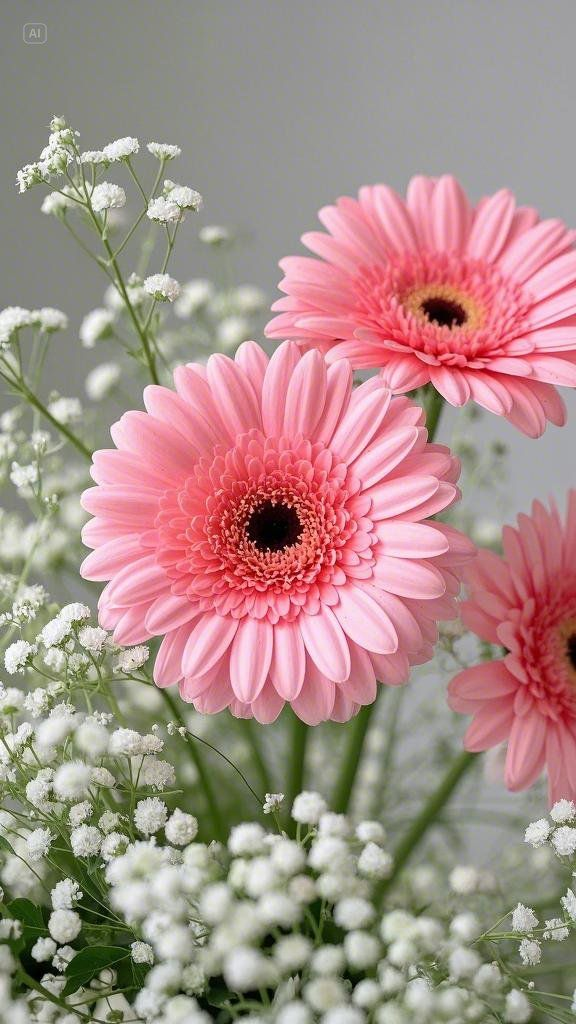
#> input picture Phase_5/c0d80a5d314d69658afa0e82a0d9357b.jpg, 576 x 1024 px, found by its file name
$ python Canny_Func.py
#> lines starting #> are read from the running program, lines starting #| are printed output that depends on the picture
import cv2
img = cv2.imread("Phase_5\c0d80a5d314d69658afa0e82a0d9357b.jpg",cv2.IMREAD_GRAYSCALE)
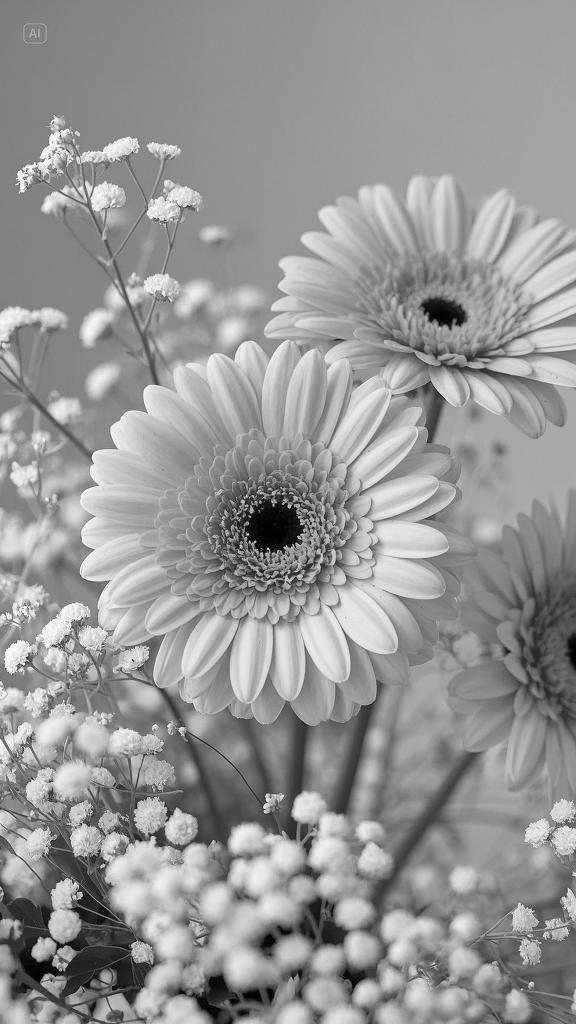
#> img: shape (1024, 576); min 0, max 255, mean 149.7

edges = cv2.Canny(img,50,150)
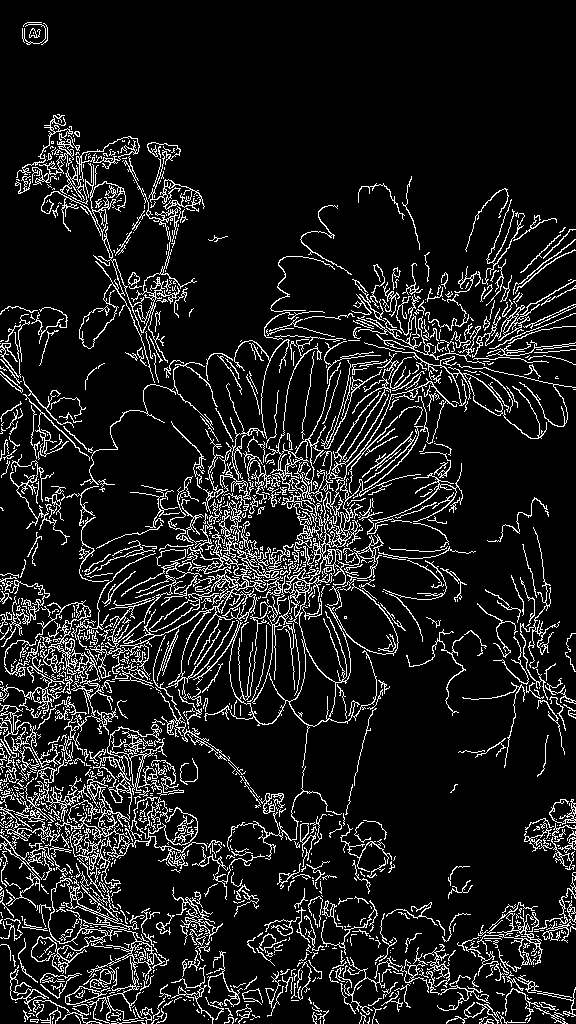
#> edges: shape (1024, 576); 11.2% white in thin lines or dots

cv2.imshow("Original Image",img)
cv2.imshow("Edges",edges)

cv2.waitKey(0)
cv2.destroyAllWindows()
